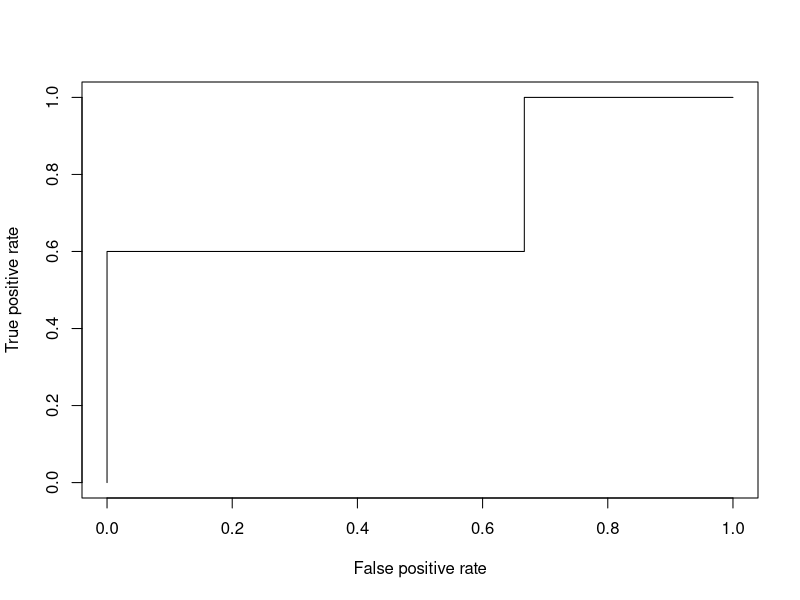
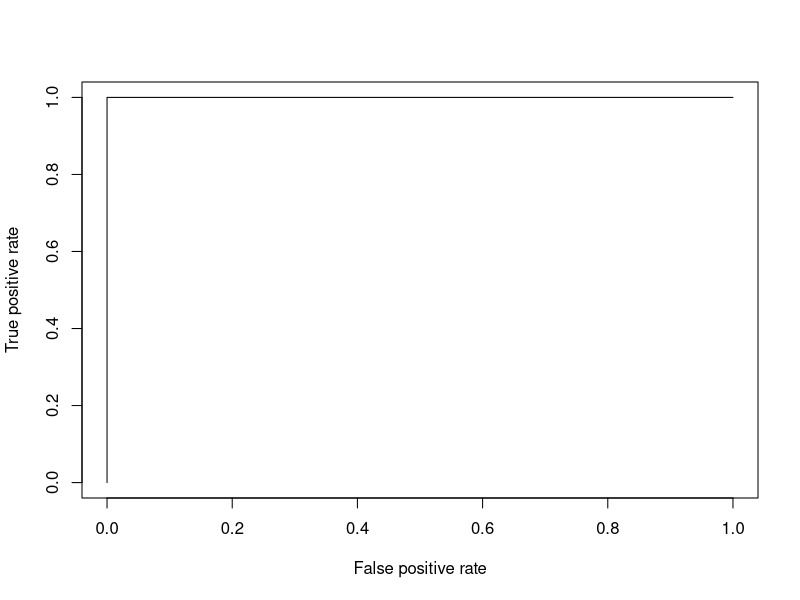

Here is the R script that generated these plots, in order:
## ---- chunk 1
library(ROCR)
library(pROC)
pmode1 <- c(0.75,0.85,0.40,0.25,0.45,0.35,0.65,0.15)
pmode2 <- c(0.90,0.85,0.15,0.45,0.05,0.45,0.70,0.20)
actual <- c(1,1,0,1,0,1,1,0)
## ---- chunk 2
pr <- prediction(pmode1, actual)
prf <- performance(pr, measure = "tpr", x.measure = "fpr")
plot(prf)
## ---- chunk 3
cutoffs <- data.frame(cut=prf@alpha.values[[1]], fpr=prf@x.values[[1]], 
                      tpr=prf@y.values[[1]])
cutoffs
## ---- chunk 4
my_roc <- roc(actual, pmode1)
coords(my_roc, "best", ret = "threshold")
## ---- chunk 5
pr <- prediction(pmode2, actual)
prf <- performance(pr, measure = "tpr", x.measure = "fpr")
plot(prf)
## ---- chunk 6
cutoffs <- data.frame(cut=prf@alpha.values[[1]], fpr=prf@x.values[[1]], 
                      tpr=prf@y.values[[1]])
cutoffs
## ---- chunk 7
my_roc <- roc(actual, pmode1)
coords(my_roc, "best", ret = "threshold")
